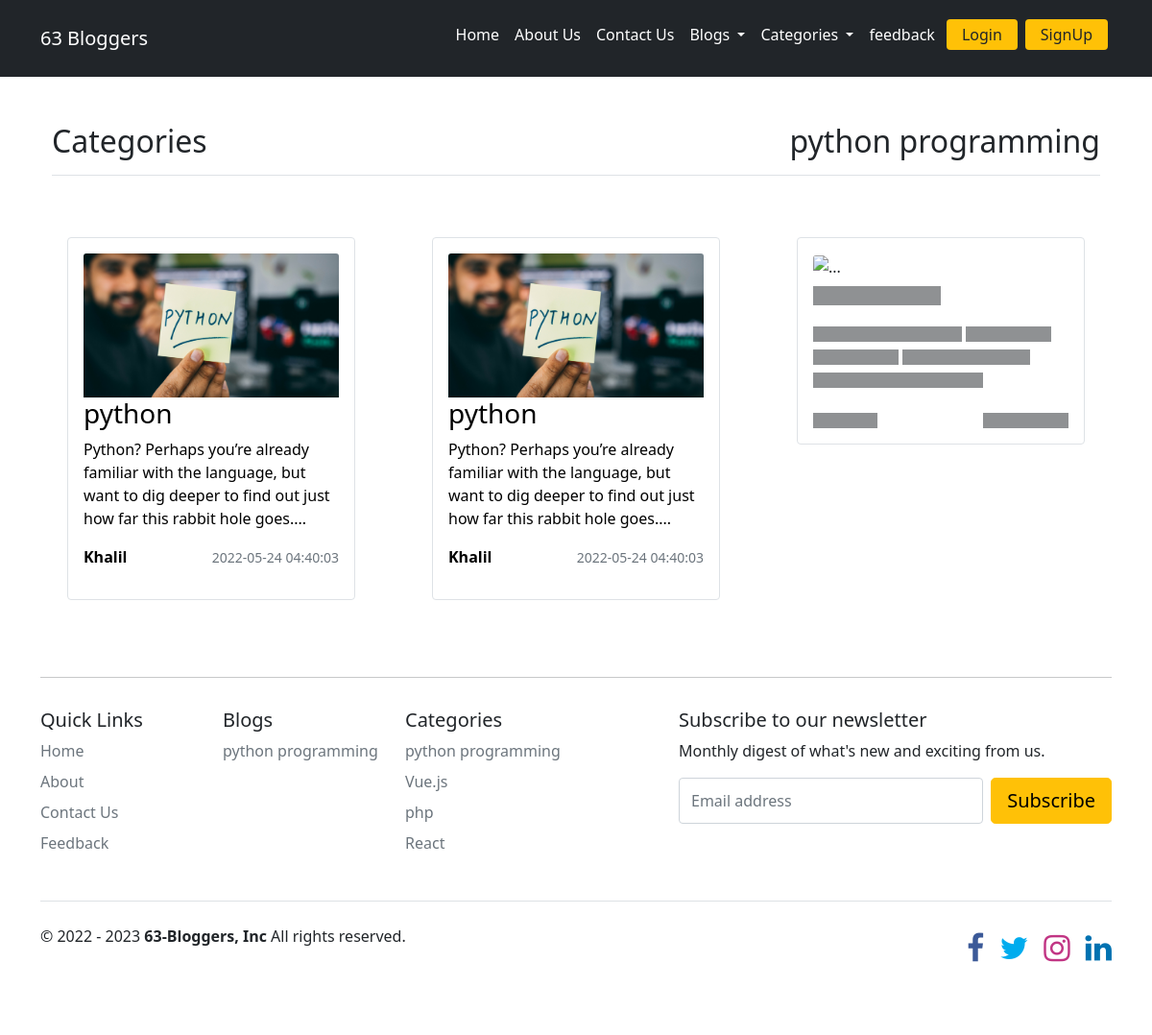
/blog-categories.php?category_id=32, run on the app's committed database.
### tables this page shows
CREATE TABLE `category` (
  `category_id` int(11) NOT NULL AUTO_INCREMENT,
  `category_title` varchar(100) DEFAULT NULL,
  `category_description` text DEFAULT NULL,
  `category_status` enum('Active','InActive') DEFAULT NULL,
  `created_at` timestamp NOT NULL DEFAULT current_timestamp() ON UPDATE current_timestamp(),
  `updated_at` timestamp NULL DEFAULT NULL,
  PRIMARY KEY (`category_id`)
);

CREATE TABLE `post_category` (
  `post_category_id` int(11) NOT NULL AUTO_INCREMENT,
  `post_id` int(11) DEFAULT NULL,
  `category_id` int(11) DEFAULT NULL,
  `created_at` timestamp NOT NULL DEFAULT current_timestamp() ON UPDATE current_timestamp(),
  `updated_at` timestamp NULL DEFAULT NULL,
  PRIMARY KEY (`post_category_id`),
  KEY `post_id` (`post_id`),
  KEY `category_id` (`category_id`),
  CONSTRAINT `post_category_ibfk_1` FOREIGN KEY (`post_id`) REFERENCES `post` (`post_id`) ON DELETE CASCADE ON UPDATE CASCADE,
  CONSTRAINT `post_category_ibfk_2` FOREIGN KEY (`category_id`) REFERENCES `category` (`category_id`) ON DELETE CASCADE ON UPDATE CASCADE
);

CREATE TABLE `post` (
  `post_id` int(11) NOT NULL AUTO_INCREMENT,
  `blog_id` int(11) DEFAULT NULL,
  `post_title` varchar(200) NOT NULL,
  `post_summary` text NOT NULL,
  `post_description` longtext NOT NULL,
  `featured_image` text DEFAULT NULL,
  `post_status` enum('Active','InActive') DEFAULT NULL,
  `is_comment_allowed` tinyint(1) NOT NULL DEFAULT 1,
  `created_at` timestamp NOT NULL DEFAULT current_timestamp() ON UPDATE current_timestamp(),
  `updated_at` timestamp NULL DEFAULT NULL,
  PRIMARY KEY (`post_id`),
  KEY `blog_id` (`blog_id`),
  CONSTRAINT `post_ibfk_1` FOREIGN KEY (`blog_id`) REFERENCES `blog` (`blog_id`) ON DELETE CASCADE ON UPDATE CASCADE
);

CREATE TABLE `blog` (
  `blog_id` int(11) NOT NULL AUTO_INCREMENT,
  `user_id` int(11) DEFAULT NULL,
  `blog_title` text DEFAULT NULL,
  `post_per_page` int(11) DEFAULT NULL,
  `blog_background_image` text DEFAULT NULL,
  `blog_status` enum('Active','InActive') DEFAULT NULL,
  `created_at` timestamp NOT NULL DEFAULT current_timestamp() ON UPDATE current_timestamp(),
  `updated_at` timestamp NULL DEFAULT NULL,
  PRIMARY KEY (`blog_id`),
  KEY `user_id` (`user_id`),
  CONSTRAINT `blog_ibfk_1` FOREIGN KEY (`user_id`) REFERENCES `user` (`user_id`) ON DELETE CASCADE ON UPDATE CASCADE
);

### blog-categories.php (the view, shortened to what this page needs)
<?php
require_once 'required/connection.php';
  $category_id = $_REQUEST['category_id'];
  $category_query3 = "SELECT * FROM category WHERE category_id = $category_id";
  $category_result3 = mysqli_query($connection, $category_query3);
  $category_row3 = mysqli_fetch_assoc($category_result3);
$query = "SELECT * FROM post_category where category_id = '".$_REQUEST['category_id']."' ";
$result = mysqli_query($connection, $query) ;
?>
<!doctype html>
<html lang="en">
<head>
  <link href="https://cdn.jsdelivr.net/npm/bootstrap@5.1.3/dist/css/bootstrap.min.css" rel="stylesheet"
>
<link rel="stylesheet" href="https://cdnjs.cloudflare.com/ajax/libs/font-awesome/4.7.0/css/font-awesome.min.css">
    <link rel="stylesheet" href="style.css">
</head>
<body>
<?php
    include 'include/navbar.php';
?>
        <div class=" " style="background-color: white;">
          <div class="container px-4 pt-5 " id="featured-3">
            <div class="d-flex justify-content-between border-bottom">
            <h2 class="pb-2 ">Categories</h2>
            <h2 class="pb-2 "><?php echo $category_row3['category_title'] ?></h2>
            </div>
            <div class="row g-5 py-5 row-cols-1 row-cols-lg-3">
<?php
            if($result->num_rows){
              while($row = mysqli_fetch_assoc($result)){
                $query2 = "Select * from post where post_id = '".$row['post_id']."'";
                $result2 = mysqli_query($connection, $query2);
                $row2 = mysqli_fetch_assoc($result2);
                  echo "
                  <a href='post-detail.php?post_id=".$row2['post_id']."'  class='feature col '>
                  <div class='blog_card m-3 p-3 rounded border'>
                  <div class=''>
                    <img
                      src='images/blog-images/".$row2['featured_image']."'
                      class='card-img-top img-fluid' alt='image' height='270px' style='max-height: 230px!important;'>
                  </div>
                  <h3>".$row2['post_title']."</h3>
                  <p>".$row2['post_summary']."...</p>
                  <div class='d-flex justify-content-between'>
                    <p class='card-text'><b>Khalil</b></p>
                    <p class='card-text'><small class='text-muted'>".$row2['updated_at']."</small></p>
                  </div>
                  </div>
                  </a>";
              }
            }
            else {
              echo "<h2 class='text-center'>No Post In this Category</h2>";
            }?>
              <div class="feature col">
                <div class="blog_card m-3 p-3 rounded border">
                  <img
                    src="https://images.unsplash.com/photo-1606770347238-77fcfd29906c?ixlib=rb-1.2.1&ixid=MnwxMjA3fDB8MHxwaG90by1yZWxhdGVkfDd8fHxlbnwwfHx8fA%3D%3D&auto=format&fit=crop&w=500&q=60"
                    class="card-img-top img-fluid" alt="..." height="270px" style="max-height: 230px!important;">
                <h5 class="card-title placeholder-glow">
                      <span class="placeholder col-6 my-2"></span>
                    </h5>
                    <p class="card-text placeholder-glow">
                      <span class="placeholder col-7 "></span>
                      <span class="placeholder col-4"></span>
                      <span class="placeholder col-4"></span>
                      <span class="placeholder col-6"></span>
                      <span class="placeholder col-8"></span>
                      <div class="d-flex justify-content-between">
                  <span class="placeholder col-3 mt-2"></span><span class="placeholder col-4 mt-2"></span>
                  </div>
                </div>
              </div>
            </div>
          </div>
        </div>
<?php
    include 'include/footer.php';
?>
</body>
</html>

### include/footer.php (shortened to what this page needs)
<?php
require_once 'required/connection.php';
  $category_query = "SELECT * FROM category";
  $category_result = mysqli_query($connection, $category_query);
  $blog_query = "SELECT * FROM blog";
  $blog_result = mysqli_query($connection, $blog_query);
?>
<div class="container">
  <hr class='my-3'>
  <footer class="py-3 ">
    <div class="row">
      <div class="col-6 col-md-2 mb-3">
        <h5>Quick Links</h5>
        <ul class="nav flex-column">
          <li class="nav-item mb-2"><a href="index.php" class="nav-link p-0 text-muted">Home</a></li>
          <li class="nav-item mb-2"><a href="about.php" class="nav-link p-0 text-muted">About</a></li>
          <li class="nav-item mb-2"><a href="contact-us.php" class="nav-link p-0 text-muted">Contact Us</a></li>
          <li class="nav-item mb-2"><a href="send-feedback.php" class="nav-link p-0 text-muted">Feedback</a></li>
        </ul>
      </div>
      <div class="col-6 col-md-2 mb-3">
        <h5>Blogs</h5>
        <ul class="nav flex-column">
          <?php
                if ($blog_result->num_rows) {
                  while($blog_row = mysqli_fetch_assoc($blog_result)){
                    echo "<li class='nav-item mb-2'> <a class='nav-link p-0 text-muted' href='myblog.php?blog_id=".$blog_row['blog_id']."'>".$blog_row['blog_title']."</a></li>";
                  }
                }
                else{
                  echo "<li class='nav-item mb-2'><a class='nav-link p-0 text-muted' href='#'>No Blogs</a></li>";
                }
                ?>
        </ul>
      </div>
      <div class="col-6 col-md-2 mb-3">
        <h5>Categories</h5>
        <ul class="nav flex-column">
          <?php
                if ($category_result->num_rows) {
                  while($category_row = mysqli_fetch_assoc($category_result)){
                    echo "<li class='nav-item mb-2'><a class='nav-link p-0 text-muted' href='blog-categories.php?category_id=".$category_row['category_id']."'>".$category_row['category_title']."</a></li>";
                  }
                }
                else{
                  echo "<li class='nav-item mb-2'><a class='nav-link p-0 text-muted' href='#'>No Categories</a></li>";
                }
                ?>
        </ul>
      </div>
      <div class="col-md-5 offset-md-1 mb-3">
        <form action="php-files/subscribe-process.php" method='POST'>
          <h5>Subscribe to our newsletter</h5>
          <p>Monthly digest of what's new and exciting from us.</p>
          <div class="d-flex flex-column flex-sm-row w-100 gap-2">
            <input id="newsletter1" type="text" class="form-control" placeholder="Email address">
            <button class="btn btn-warning btn-lg" type="submit">Subscribe</button>
          </div>
        </form>
      </div>
    </div>
    <div class="d-flex flex-column flex-sm-row justify-content-between py-4 my-4 border-top">
      <p>© 2022 - 2023 <b>63-Bloggers, Inc</b> All rights reserved.</p>
      <ul class="nav col-md-4 justify-content-end list-unstyled d-flex">
      <li class="ms-3"><a class="text-muted" href="https://web.facebook.com/khalil.ahmedp63/">
        <p style="font-size: 2rem; color: #3b5998;"><i class="fa fa-facebook"></i></p>
      </a></li>
      <li class="ms-3"><a class="text-muted" href="https://twitter.com/khalilahmedpan5">
        <p style="font-size: 2rem; color: #00acee;"><i class="fa fa-twitter"></i></p>
      </a></li>
      <li class="ms-3"><a class="text-muted" href="https://www.instagram.com/khalil_ahmed_panhwar/">
        <p style="font-size: 2rem; color: #C13584;"><i class="fa fa-instagram"></i></p>
      </a></li>
      <li class="ms-3"><a class="text-muted" href="https://www.linkedin.com/in/khalil-ahmed-308a061a6/">
        <p style="font-size: 2rem; color: #0072b1;"><i class="fa fa-linkedin"></i></p>
      </a></li>
    </ul>
    </div>
  </footer>
</div>

### blog-categories.php (style rules this page uses)
* { box-sizing: border-box; }
a { text-decoration: none; color: black; }
.blog_card { transition: all 0.3s ease-in-out; }

### data on the page
category: category_title "python programming"
post_category: post.featured_image (picture), post.post_title "python", post.post_summary "Python? Perhaps you’re already familiar with the language, but want to dig deeper to find out just how far this rabbit hole goes.", post.updated_at "2022-05-24 04:40:03"
post_category: post.featured_image (picture), post.post_title "python", post.post_summary "Python? Perhaps you’re already familiar with the language, but want to dig deeper to find out just how far this rabbit hole goes.", post.updated_at "2022-05-24 04:40:03"
blog: blog_title "python programming"
category: category_title "Vue.js"
category: category_title "php"
category: category_title "React"
